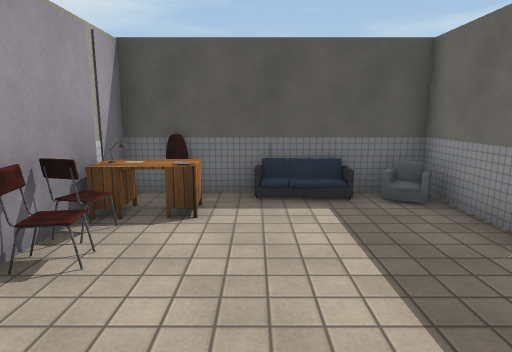
[1] (above)

22 first-person views from a walk through a 3-D level made in the Unity game engine. The camera is 1.5 m above the floor, tilts 10° down and sees 75° across. The floor is counted in squares, 1 m on a side. Each view is taken from the middle of a square. On the plan, view 1 faces up. The plan holds only what a view shows up to about 15 squares ahead; the rest is blank. The place goes on beyond the plan. The player character is not drawn. Door leaves are left out, so doorways stand open. Some surface patterns are stand-ins.

[2]
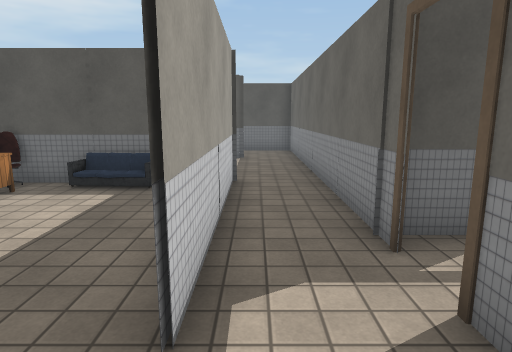

[3]
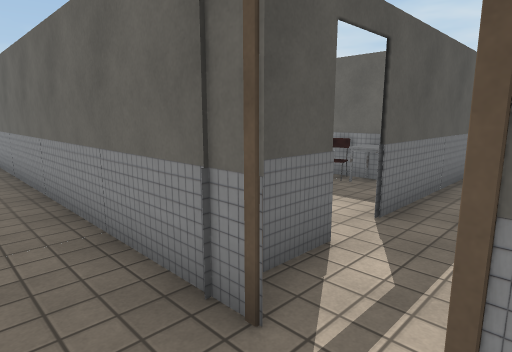

[4]
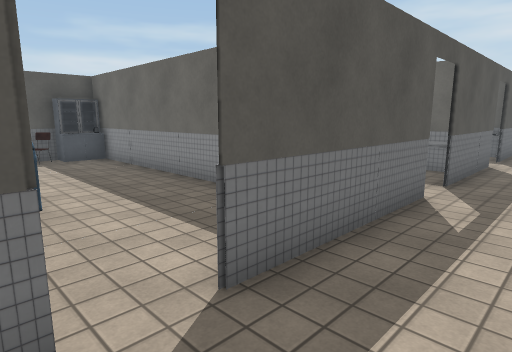

[5]
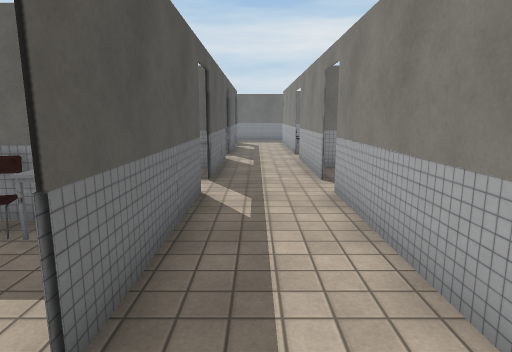

[6]
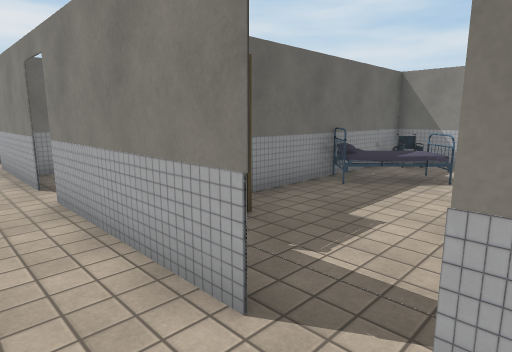

[7]
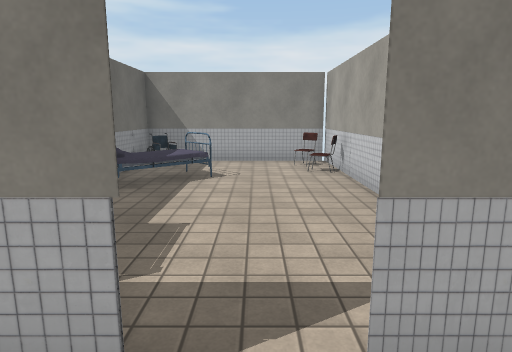

[8]
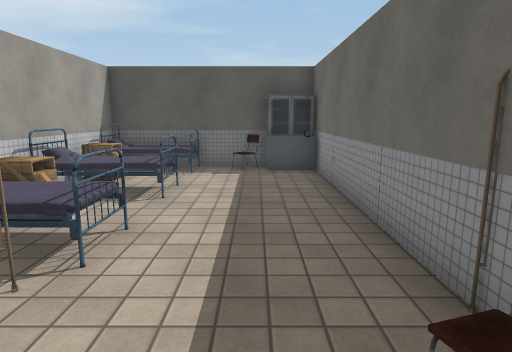

[9]
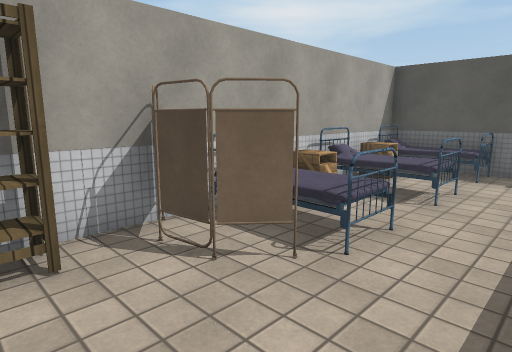

[10]
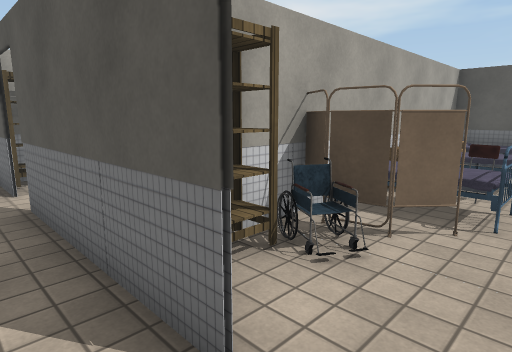

[11]
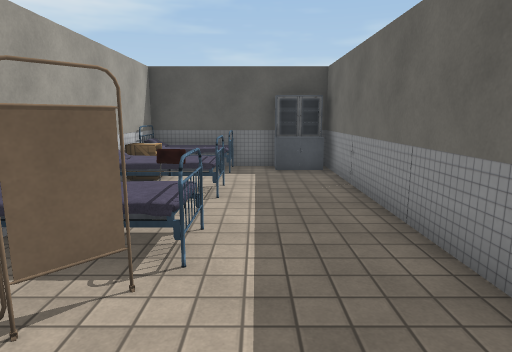

[12]
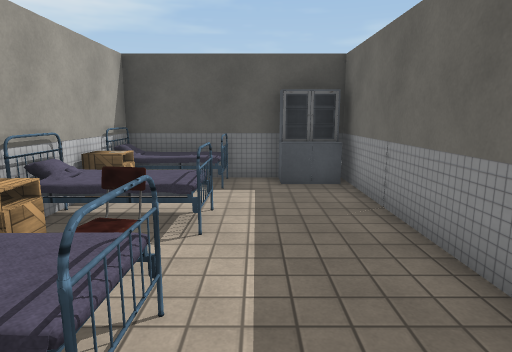

[13]
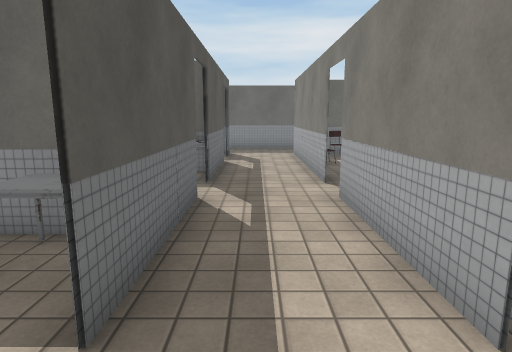

[14]
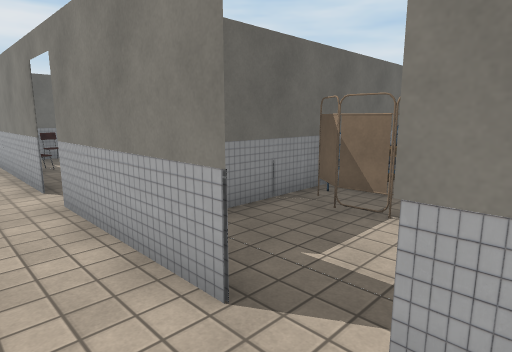

[15]
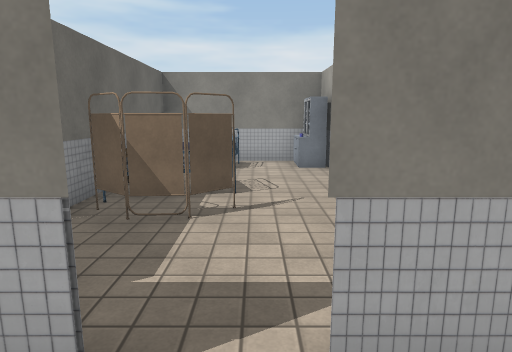

[16]
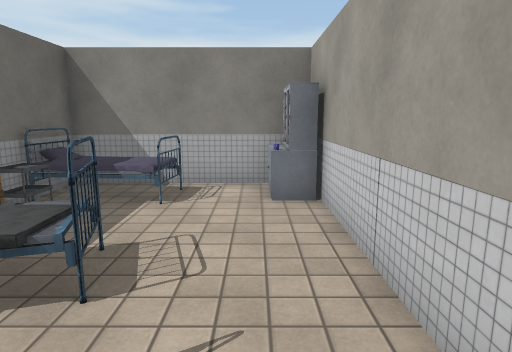

[17]
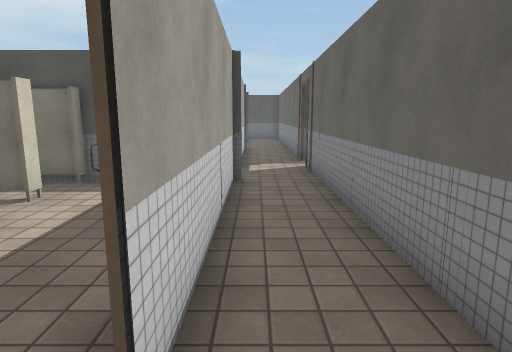

[18]
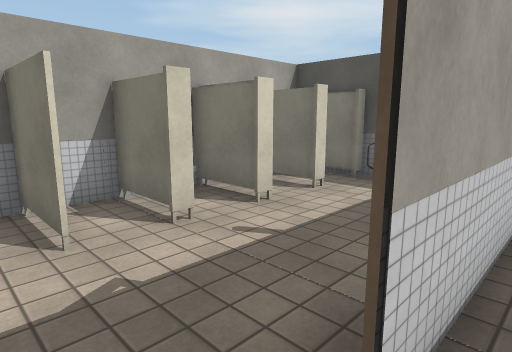

[19]
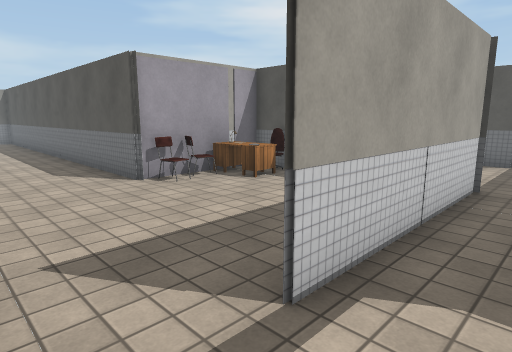

[20]
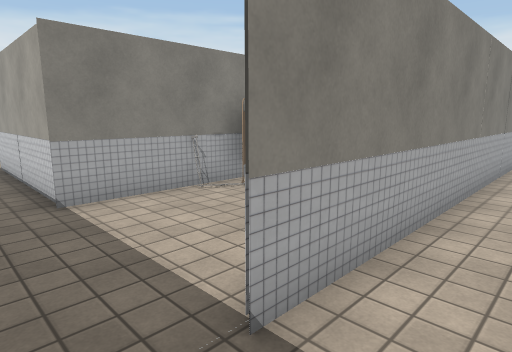

[21]
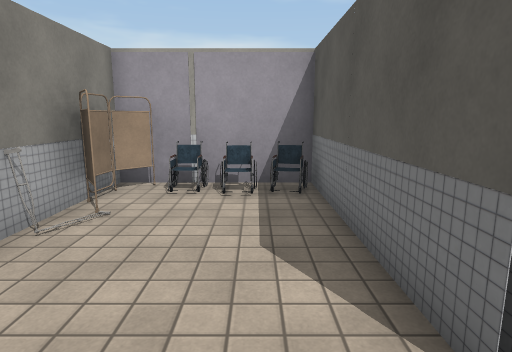

[22]
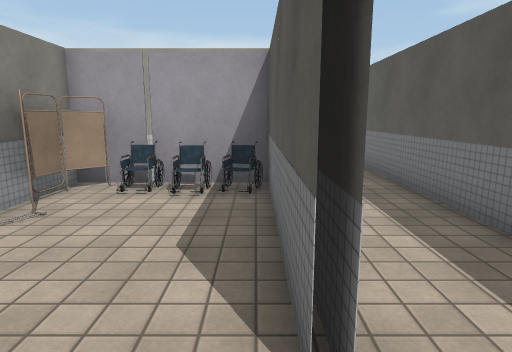

### Floor plan
Points are (right, up) in squares from view 1. A wall is a line through its corners. A room is listed if a view was taken in it or the views show most of it. See-through windows are left out.
Room 1 (views 1, 8, 9, 11, 12, 20, 21, 22)
walls: (2.5, 6.8) (3.5, 6.8) (3.5, 4.6); (3.5, 11.3) (-2.5, 11.3); (3.4, 4.2) (3.4, 6.7) (2.4, 6.7); (0.6, 6.7) (-2.6, 6.7) (-2.6, 5.4); (11.8, 7.4) (11.8, 5.4); (11.7, 9.4) (11.7, 10.5); (11.7, 5.4) (11.7, 7.5); (11.8, 10.5) (11.8, 9.4); (11.7, 12.4) (11.7, 14.1); (9.5, 14.3) (8.5, 14.3); (-1.5, 6.8) (0.6, 6.8); (0.9, 14.3) (-5.1, 14.3); (-2.6, 9.6) (-2.6, 8.5); (12.6, 14.3) (11.8, 14.3) (11.8, 12.4); (-2.5, 11.5) (3.6, 11.5) (2.4, 11.5); (-2.6, 3.5) (-2.6, 2.5); (-2.4, 2.6) (-4.5, 2.6); (15.5, 14.3) (14.5, 14.3); (17.2, 3.4) (17.2, 14.4)
ways out: opening at (4, 2.3) to room 2; open door at (8, 3) to room 3; open door at (14.5, 3) to room 3
objects: chair (-2, 3); chair (-2, 4); other object (-2, 5); other object (-2, 9); other object (-2, 10); table (-1, 5); chair (-1, 6); other object (-1, 7); other object (1, 7); sofa (2, 7); other object (3, 6); shelf (6, 4) to (6, 5); other object (6, 6) to (7, 6); bed (6, 7) to (8, 8); box (6, 9); bed (6, 10) to (8, 11); box (6, 12); bed (6, 13) to (8, 14); chair (10, 14); table (11, 4) to (11, 5); box (11, 12); other object (11, 14); shelf (12, 4); chair (12, 5); bed (12, 7) to (14, 8); box (12, 9); bed (12, 10) to (14, 11); other object (12, 12); other object (13, 5); other object (13, 6); bed (13, 13) to (14, 14); chair (14, 9); table (16, 4); other object (16, 14)
Room 2 (views 2, 3, 19)
walls: (3.5, -5.5) (3.5, -6.4); (-0.1, -2.8) (-0.1, -3); (-0.1, -4.5) (-0.1, -5); (-0.1, -6.1) (-0.1, -6.4); (5.6, -6.6) (5.6, 1.4); (5.6, 2.5) (5.6, 3.5); (3.5, 4.6) (3.5, 0.9)
ways out: opening at (4, 2.3) to room 1; open door at (6, 2) to room 3; opening at (4.5, -6) to room 5; open door at (3, -8.5) to room 5; open door at (0, -7.5); open door at (0, -4)
Room 3 (views 4, 5, 6, 7, 10, 13, 14, 15)
walls: (14.9, 0.4) (19.2, 0.4); (13.8, 3.1) (8.6, 3.1); (19.2, 3.1) (14.9, 3.1); (20.5, 0.4) (23.5, 0.4); (8.6, 0.4) (13.8, 0.4); (7.5, 3.1) (5.5, 3.1); (6.6, 0.4) (7.5, 0.4); (23.5, 3.1) (20.5, 3.1)
ways out: open door at (8, 3) to room 1; open door at (14.5, 3) to room 1; open door at (6, 2) to room 2; open door at (14.5, 0) to room 4; open door at (8, 0) to room 5; open door at (20, 0); open door at (20, 3)
objects: shelf (11, -1) to (11, 0); other object (22, 3)
Room 4 (view 16)
walls: (17.2, -5.5) (17.2, 0); (11.8, -3.4) (11.8, -8.5); (12.2, -9.6) (17.2, -9.6) (17.2, -7.4)
ways out: open door at (14.5, 0) to room 3
objects: other object (12, -9) to (13, -9); other object (13, -8); bed (15, -9) to (16, -8); bed (15, -5) to (16, -4); other object (15, -3) to (16, -3); other object (16, -6) to (17, -6); table (17, -7)
Room 5 (views 17, 18)
walls: (5.6, -4.4) (5.6, -9.6) (11.7, -9.6) (11.7, -2.6); (3.5, -6.4) (3.5, -7.8)
ways out: opening at (4.5, -6) to room 2; open door at (3, -8.5) to room 2; open door at (8, 0) to room 3
objects: chair (6, -9); chair (6, -7); bed (9, -7) to (11, -5); other object (11, -9)

Positions as (right, up) in squares from view 1, and headings:
1: (0, 0), facing up
2: (4, -1), facing up
3: (4, 1), facing up-right
4: (7, 1), facing up-right
5: (7, 2), facing right
6: (7, 2), facing down-right
7: (8, 2), facing down
8: (10, 4), facing up
9: (10, 4), facing up-left
10: (15, 2), facing up-left
11: (15, 4), facing up
12: (15, 6), facing up
13: (13, 2), facing right
14: (13, 2), facing down-right
15: (14, 2), facing down
16: (13, -2), facing down
17: (4, -9), facing up
18: (4, -9), facing up-left
19: (5, -1), facing up-left
20: (5, 13), facing down-left
21: (5, 10), facing left
22: (5, 11), facing left
